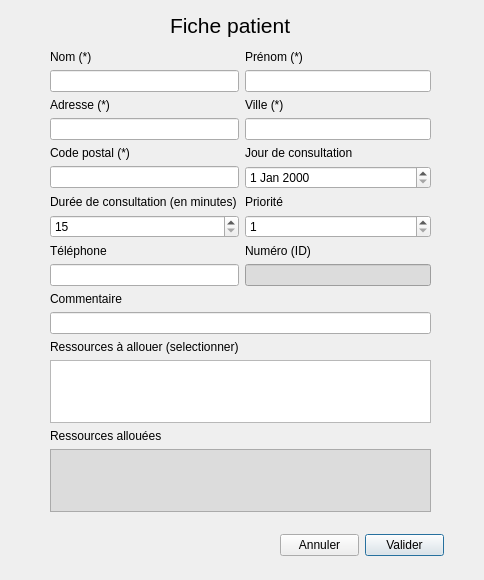
<?xml version="1.0" encoding="UTF-8"?>
<ui version="4.0">
 <class>PatientDialog</class>
 <widget class="QDialog" name="PatientDialog">
  <property name="geometry">
   <rect>
    <x>0</x>
    <y>0</y>
    <width>484</width>
    <height>580</height>
   </rect>
  </property>
  <property name="windowTitle">
   <string>Fiche patient</string>
  </property>
  <widget class="QWidget" name="formLayoutWidget">
   <property name="geometry">
    <rect>
     <x>50</x>
     <y>50</y>
     <width>381</width>
     <height>462</height>
    </rect>
   </property>
   <layout class="QGridLayout" name="gridLayout">
    <item row="1" column="0">
     <widget class="QLineEdit" name="patientNameLineEdit"/>
    </item>
    <item row="6" column="1">
     <widget class="QLabel" name="patientPriorityLabel">
      <property name="text">
       <string>Priorité</string>
      </property>
     </widget>
    </item>
    <item row="4" column="1">
     <widget class="QLabel" name="patientConsultationDateLabel">
      <property name="text">
       <string>Jour de consultation</string>
      </property>
     </widget>
    </item>
    <item row="2" column="1">
     <widget class="QLabel" name="patientCityLabel">
      <property name="text">
       <string>Ville (*)</string>
      </property>
     </widget>
    </item>
    <item row="3" column="0">
     <widget class="QLineEdit" name="patientAddressLineEdit"/>
    </item>
    <item row="5" column="1">
     <widget class="QDateEdit" name="patientConsultationDateDateEdit"/>
    </item>
    <item row="9" column="1">
     <widget class="QLineEdit" name="patientIdLineEdit">
      <property name="enabled">
       <bool>true</bool>
      </property>
      <property name="styleSheet">
       <string notr="true">background: rgb(220, 220, 220);</string>
      </property>
      <property name="echoMode">
       <enum>QLineEdit::Normal</enum>
      </property>
      <property name="readOnly">
       <bool>true</bool>
      </property>
     </widget>
    </item>
    <item row="7" column="0">
     <widget class="QSpinBox" name="patientConsultationDurationSpinBox">
      <property name="buttonSymbols">
       <enum>QAbstractSpinBox::UpDownArrows</enum>
      </property>
      <property name="minimum">
       <number>15</number>
      </property>
      <property name="maximum">
       <number>120</number>
      </property>
      <property name="singleStep">
       <number>15</number>
      </property>
     </widget>
    </item>
    <item row="7" column="1">
     <widget class="QSpinBox" name="patientPrioritySpinBox">
      <property name="buttonSymbols">
       <enum>QAbstractSpinBox::UpDownArrows</enum>
      </property>
      <property name="minimum">
       <number>1</number>
      </property>
      <property name="maximum">
       <number>5</number>
      </property>
      <property name="value">
       <number>1</number>
      </property>
     </widget>
    </item>
    <item row="8" column="1">
     <widget class="QLabel" name="patientIdLabel">
      <property name="text">
       <string>Numéro (ID)</string>
      </property>
     </widget>
    </item>
    <item row="4" column="0">
     <widget class="QLabel" name="patientZipCodeLabel">
      <property name="text">
       <string>Code postal (*)</string>
      </property>
     </widget>
    </item>
    <item row="3" column="1">
     <widget class="QLineEdit" name="patientCityLineEdit"/>
    </item>
    <item row="0" column="1">
     <widget class="QLabel" name="patientFirstnameLabel">
      <property name="text">
       <string>Prénom (*)</string>
      </property>
     </widget>
    </item>
    <item row="0" column="0">
     <widget class="QLabel" name="patientNameLabel">
      <property name="text">
       <string>Nom (*)</string>
      </property>
     </widget>
    </item>
    <item row="1" column="1">
     <widget class="QLineEdit" name="patientFirstnameLineEdit"/>
    </item>
    <item row="5" column="0">
     <widget class="QLineEdit" name="patientZipCodeLineEdit"/>
    </item>
    <item row="6" column="0">
     <widget class="QLabel" name="patientConsultationDurationLabel">
      <property name="text">
       <string>Durée de consultation (en minutes)</string>
      </property>
     </widget>
    </item>
    <item row="2" column="0">
     <widget class="QLabel" name="patientAddressLabel">
      <property name="text">
       <string>Adresse (*)</string>
      </property>
     </widget>
    </item>
    <item row="12" column="0">
     <widget class="QLabel" name="patientAvailableResourcesLabel">
      <property name="text">
       <string>Ressources à allouer (selectionner)</string>
      </property>
     </widget>
    </item>
    <item row="8" column="0">
     <widget class="QLabel" name="patientPhoneNumberLabel">
      <property name="text">
       <string>Téléphone</string>
      </property>
     </widget>
    </item>
    <item row="9" column="0">
     <widget class="QLineEdit" name="patientPhoneNumberLineEdit"/>
    </item>
    <item row="10" column="0">
     <widget class="QLabel" name="patientCommentaryLabel">
      <property name="text">
       <string>Commentaire</string>
      </property>
     </widget>
    </item>
    <item row="11" column="0" colspan="2">
     <widget class="QLineEdit" name="patientCommentaryLineEdit"/>
    </item>
    <item row="14" column="0">
     <widget class="QLabel" name="patientAllocatedResourcesLabel">
      <property name="text">
       <string>Ressources allouées</string>
      </property>
     </widget>
    </item>
    <item row="15" column="0" colspan="2">
     <widget class="QListView" name="patientAllocatedResourcesListView">
      <property name="styleSheet">
       <string notr="true">background: rgb(220, 220, 220);</string>
      </property>
      <property name="selectionMode">
       <enum>QAbstractItemView::NoSelection</enum>
      </property>
     </widget>
    </item>
    <item row="13" column="0" colspan="2">
     <widget class="QListView" name="patientAvailableResourcesListView">
      <property name="styleSheet">
       <string notr="true"/>
      </property>
      <property name="selectionMode">
       <enum>QAbstractItemView::MultiSelection</enum>
      </property>
      <property name="selectionBehavior">
       <enum>QAbstractItemView::SelectRows</enum>
      </property>
      <property name="uniformItemSizes">
       <bool>true</bool>
      </property>
      <property name="selectionRectVisible">
       <bool>false</bool>
      </property>
     </widget>
    </item>
   </layout>
  </widget>
  <widget class="QWidget" name="horizontalLayoutWidget">
   <property name="geometry">
    <rect>
     <x>280</x>
     <y>530</y>
     <width>164</width>
     <height>31</height>
    </rect>
   </property>
   <layout class="QHBoxLayout" name="horizontalLayout">
    <item>
     <widget class="QPushButton" name="cancelPatientEditionButton">
      <property name="text">
       <string>Annuler</string>
      </property>
      <property name="autoDefault">
       <bool>false</bool>
      </property>
     </widget>
    </item>
    <item>
     <spacer name="horizontalSpacer">
      <property name="orientation">
       <enum>Qt::Horizontal</enum>
      </property>
      <property name="sizeHint" stdset="0">
       <size>
        <width>40</width>
        <height>20</height>
       </size>
      </property>
     </spacer>
    </item>
    <item>
     <widget class="QPushButton" name="validatePatientEditionButton">
      <property name="text">
       <string>Valider</string>
      </property>
     </widget>
    </item>
   </layout>
  </widget>
  <widget class="QLabel" name="patientDialogHeader">
   <property name="geometry">
    <rect>
     <x>170</x>
     <y>10</y>
     <width>131</width>
     <height>31</height>
    </rect>
   </property>
   <property name="font">
    <font>
     <pointsize>16</pointsize>
    </font>
   </property>
   <property name="text">
    <string>Fiche patient</string>
   </property>
  </widget>
 </widget>
 <tabstops>
  <tabstop>patientNameLineEdit</tabstop>
  <tabstop>patientFirstnameLineEdit</tabstop>
  <tabstop>patientAddressLineEdit</tabstop>
  <tabstop>patientCityLineEdit</tabstop>
  <tabstop>patientZipCodeLineEdit</tabstop>
  <tabstop>patientConsultationDateDateEdit</tabstop>
  <tabstop>patientConsultationDurationSpinBox</tabstop>
  <tabstop>patientPrioritySpinBox</tabstop>
  <tabstop>patientPhoneNumberLineEdit</tabstop>
  <tabstop>patientIdLineEdit</tabstop>
  <tabstop>patientCommentaryLineEdit</tabstop>
  <tabstop>patientAvailableResourcesListView</tabstop>
  <tabstop>cancelPatientEditionButton</tabstop>
  <tabstop>validatePatientEditionButton</tabstop>
 </tabstops>
 <resources/>
 <connections/>
</ui>
